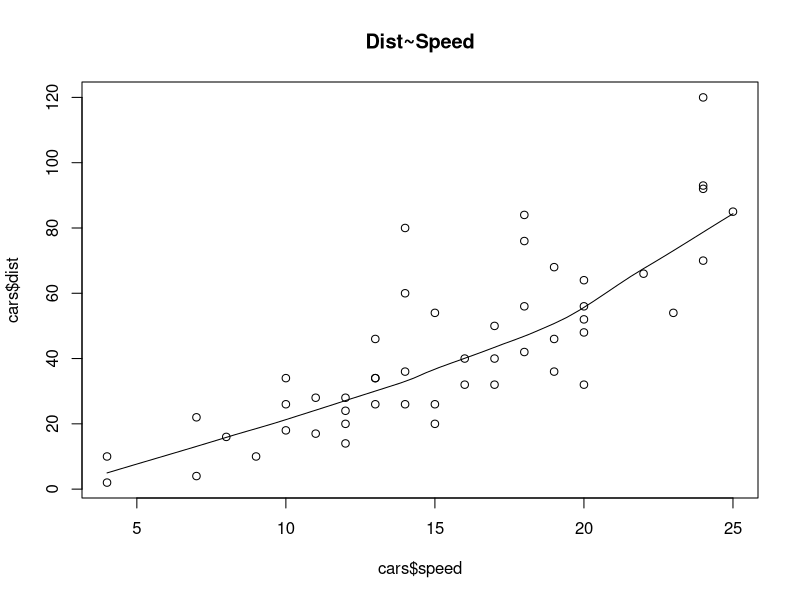
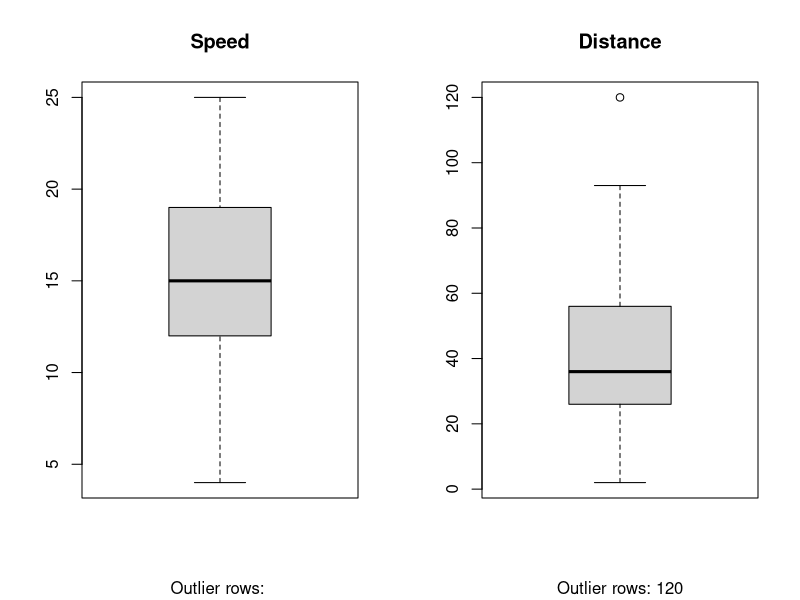

These charts were generated, in order, by the following R code:
# Regression & Prediction
data(cars)
scatter.smooth(x = cars$speed, y = cars$dist, main = "Dist~Speed")
par(mfrow = c(1, 2))
boxplot(cars$speed, main = "Speed", sub = paste(
  "Outlier rows:",
  boxplot.stats(cars$speed)$out
))
boxplot(cars$dist, main = "Distance", sub = paste(
  "Outlier rows:",
  boxplot.stats(cars$dist)$out
))
linear_model = lm(formula = dist ~ speed, data = cars)
linear_model
#Using the Linear Model, predicting the distance for speed=27
p=as.data.frame(27)
names(p)="speed"
predict(linear_model ,newdata=p)
